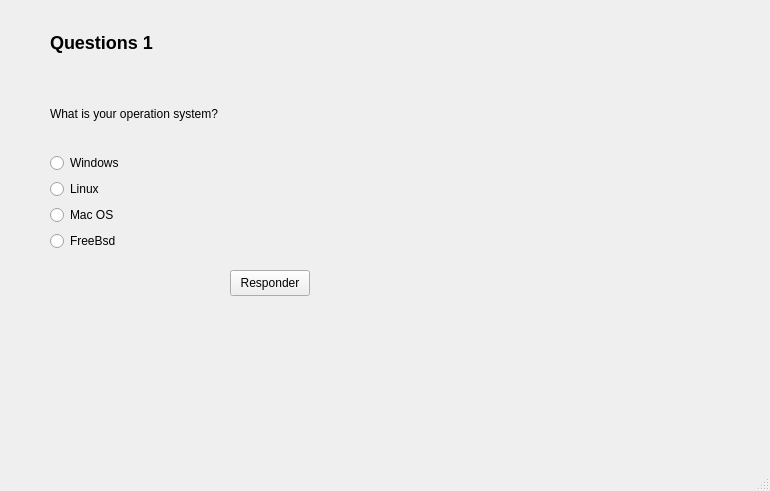
<?xml version="1.0" encoding="UTF-8"?>
<ui version="4.0">
 <class>Multi_Ask</class>
 <widget class="QMainWindow" name="Multi_Ask">
  <property name="geometry">
   <rect>
    <x>0</x>
    <y>0</y>
    <width>770</width>
    <height>491</height>
   </rect>
  </property>
  <property name="windowTitle">
   <string>Multi_Ask</string>
  </property>
  <widget class="QWidget" name="centralwidget">
   <widget class="QPushButton" name="pushButton">
    <property name="geometry">
     <rect>
      <x>230</x>
      <y>270</y>
      <width>80</width>
      <height>26</height>
     </rect>
    </property>
    <property name="text">
     <string>Responder</string>
    </property>
   </widget>
   <widget class="QLabel" name="label_res">
    <property name="geometry">
     <rect>
      <x>60</x>
      <y>350</y>
      <width>311</width>
      <height>51</height>
     </rect>
    </property>
    <property name="text">
     <string/>
    </property>
   </widget>
   <widget class="QWidget" name="">
    <property name="geometry">
     <rect>
      <x>50</x>
      <y>10</y>
      <width>261</width>
      <height>241</height>
     </rect>
    </property>
    <layout class="QVBoxLayout" name="verticalLayout_2">
     <item>
      <widget class="QLabel" name="label">
       <property name="text">
        <string>&lt;html&gt;&lt;head/&gt;&lt;body&gt;&lt;h2 style=&quot; margin-top:16px; margin-bottom:12px; margin-left:0px; margin-right:0px; -qt-block-indent:0; text-indent:0px;&quot;&gt;&lt;span style=&quot; font-size:x-large; font-weight:700;&quot;&gt;Questions 1&lt;/span&gt;&lt;/h2&gt;&lt;/body&gt;&lt;/html&gt;</string>
       </property>
      </widget>
     </item>
     <item>
      <widget class="QLabel" name="label_2">
       <property name="text">
        <string>&lt;span&gt;What is your operation system?&lt;/span&gt;</string>
       </property>
      </widget>
     </item>
     <item>
      <layout class="QVBoxLayout" name="verticalLayout">
       <item>
        <widget class="QRadioButton" name="rad_a">
         <property name="text">
          <string>Windows</string>
         </property>
        </widget>
       </item>
       <item>
        <widget class="QRadioButton" name="rad_b">
         <property name="text">
          <string>Linux</string>
         </property>
        </widget>
       </item>
       <item>
        <widget class="QRadioButton" name="rad_c">
         <property name="text">
          <string>Mac OS</string>
         </property>
        </widget>
       </item>
       <item>
        <widget class="QRadioButton" name="rad_d">
         <property name="text">
          <string>FreeBsd</string>
         </property>
        </widget>
       </item>
      </layout>
     </item>
    </layout>
   </widget>
  </widget>
  <widget class="QMenuBar" name="menubar">
   <property name="geometry">
    <rect>
     <x>0</x>
     <y>0</y>
     <width>770</width>
     <height>23</height>
    </rect>
   </property>
  </widget>
  <widget class="QStatusBar" name="statusbar"/>
 </widget>
 <resources/>
 <connections/>
</ui>
